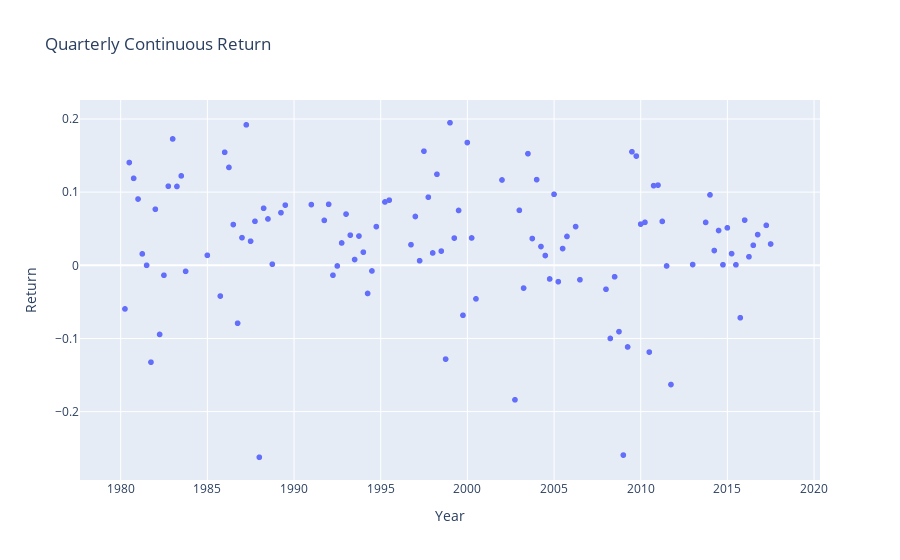

This figure's notebook cell:
### Code cell
#Ploting quarterly return

fig_q = px.scatter(y = t_return.log_ret_q, x = t_return.date, title="Quarterly Continuous Return")
fig_q.update_xaxes(title_text="Year")
fig_q.update_yaxes(title_text="Return")
fig_q.show()

### Figure 1 — Plotly figure (JSON) as saved in the notebook; plotly's stock layout.template omitted (floating-point values rounded to 4 significant figures; data arrays with more than 128 entries replaced by an {"elided": "..."} marker saying what was removed)
{"data": [{"hovertemplate": "x=%{x}<br>y=%{y}<extra></extra>", "legendgroup": "", "marker": {"color": "#636efa", "symbol": "circle"}, "mode": "markers", "name": "", "showlegend": false, "type": "scattergl", "x": {"elided": "9583 str values"}, "xaxis": "x", "y": {"elided": "9583 float values"}, "yaxis": "y"}], "layout": {"legend": {"tracegroupgap": 0}, "title": {"text": "Quarterly Continuous Return"}, "xaxis": {"anchor": "y", "domain": [0, 1], "title": {"text": "Year"}}, "yaxis": {"anchor": "x", "domain": [0, 1], "title": {"text": "Return"}}}}
